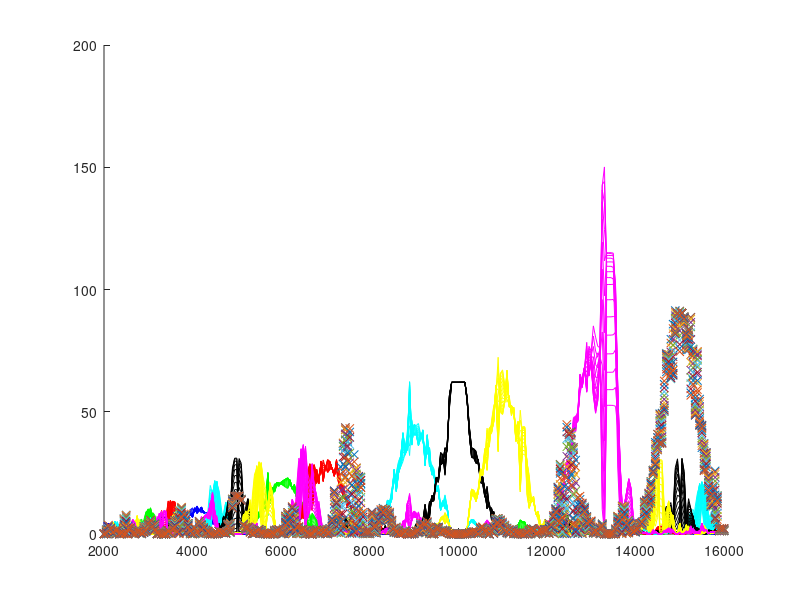

The MATLAB script that drew this image:
% Simulator for the acoustic modem doing all of its calculations by
% resampling the single input signal

clear;
clf;

% Parameters
fs = 40000;
f = 10000;
fguess = 9000;
phi = pi/2;
fdelta = 7000;
fstep = 50;

% 64 samples at 40 kHz is 1.6 ms of data
t = [0:63];
noise = 0.25*randn(1, length(t));

figure(1);
hold on;

% Input frequencies
f = [4000, 6000, 7000, 9000, 10000, 11000, 13000, 15000];
% Experimentally the best resampling frequency for each is:
fre = [4050, 6100, 7000, 9000, 10000, 11000, 13000, 15000];
color = ['b' 'g' 'r' 'c' 'k' 'y', 'm', 'x'];
for a = 1:length(f)
    for phi = 0:0.1:pi/2
        data = hann(64)' .* cos(2*pi*t*f(a)/fs + phi);% + noise;
        i = 1;
        for n = -fdelta:fstep:fdelta
            rs = zeros(1, 1);
            rc = zeros(1, 1);
            k = 1;
            j = 1;
            l = 1 + fs/(4*(fguess+n));
            while (j < length(data)-1) && (l < length(data)-1)
                intIndex = floor(j);
                intIndex2 = floor(l);
                rs(k) = data(intIndex);
                rc(k) = data(intIndex2);
                k = k + 1;
                j = j + fs/(fguess+n);
                l = l + fs/(fguess+n);
            end
            result(i) = sum(rs)^2 + sum(rc)^2;
            i = i+1;
        end
        figure(1);
        plot(fguess+[-fdelta:fstep:fdelta], result, color(a));
    end
end